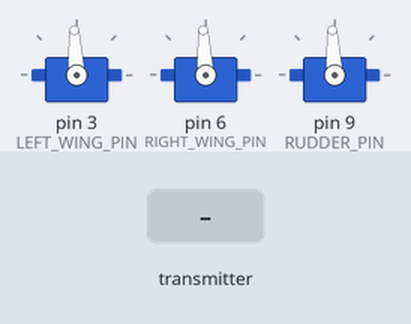
Bench run of a sketch on a simulated Arduino Uno, built with avr-gcc and run on an emulated ATmega328P. Parts: 3 × servo. Inputs (shaded band) come from the test bench. No radio packets arrive unless stated.

Above: at 1.2 s.
1.3 s: the transmitter starts sending pitch = 0
At 1.8 s:
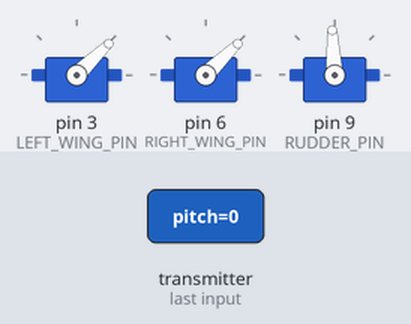
2.8 s: the transmitter starts sending roll = 0
At 3.3 s:
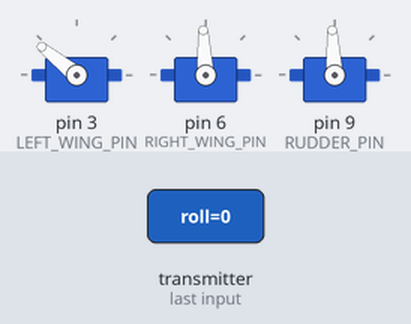
4.3 s: the transmitter starts sending rudder = 0
At 5.5 s:
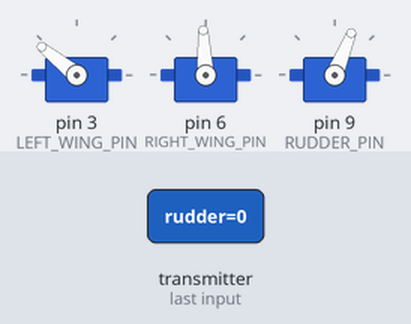
5.8 s: the transmitter starts sending pitch = 256
At 6.5 s:
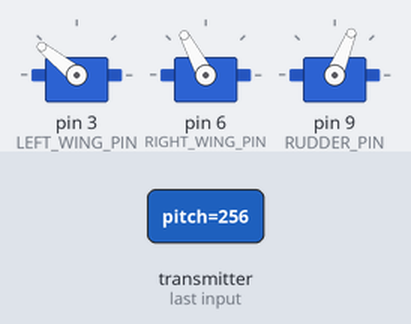
7.3 s: the transmitter starts sending roll = 512
At 7.6 s:
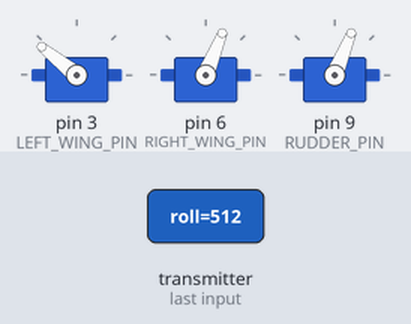
8.8 s: the transmitter starts sending pitch = 1023
At 10.3 s:
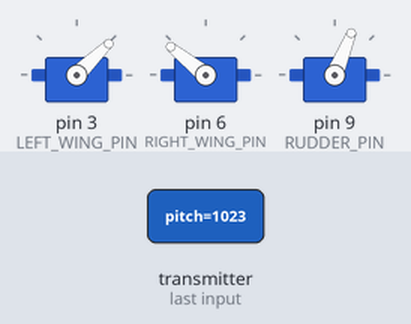
Timing chart, 0 to 11.3 s (numbered marks = the images above; inputs shaded):
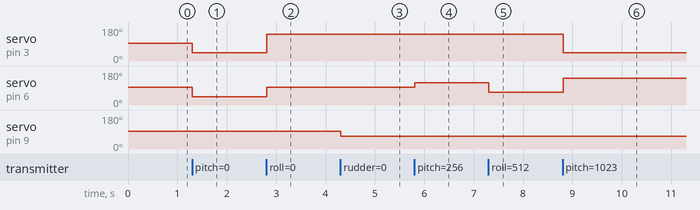

Measured:
- after the input at 1.3 s, servo on pin 3 (LEFT_WING_PIN), servo on pin 6 (RIGHT_WING_PIN): 93° → 44° at once
- after the input at 2.8 s, servo on pin 3 (LEFT_WING_PIN): 44° → 141° at once; servo on pin 6 (RIGHT_WING_PIN): 44° → 93° at once
- after the input at 4.3 s, servo on pin 9 (RUDDER_PIN): 93° → 68° at once
- after the input at 5.8 s, servo on pin 6 (RIGHT_WING_PIN): 93° → 118° at once
- after the input at 7.3 s, servo on pin 6 (RIGHT_WING_PIN): 118° → 68° at once
- after the input at 8.8 s, servo on pin 3 (LEFT_WING_PIN): 141° → 44° at once; servo on pin 6 (RIGHT_WING_PIN): 68° → 141° at once

The sketch:

plane.ino
```cpp
#include <SPI.h>
#include <RF24.h>
#include <Servo.h>
#include <RadioLIFT.h>

// TODO: phase 2
// TODO: throttle
// TODO: pid w/ control module

// Servo's pins
#define LEFT_WING_PIN   3
#define RIGHT_WING_PIN  6
#define RUDDER_PIN      9

// Receiver pins
#define CE_PIN  7
#define CSN_PIN 8
// #define THROTTLE_PIN 9

int left_wing_pos = 0;
int right_wing_pos = 0;
int rudder_pos = 0;

Servo left_wing;
Servo right_wing;
Servo rudder;

Signal data;

RF24 radio(CE_PIN, CSN_PIN);

void ResetData(){
  data.pitch = 1500;
  data.roll = 1500;
  data.rudder = 1500;
}

void setup(){
    left_wing.attach(LEFT_WING_PIN);
    right_wing.attach(RIGHT_WING_PIN);
    rudder.attach(RUDDER_PIN);

    ResetData();

    radio.begin();
    radio.openReadingPipe(1, pipeOut);
    radio.setPALevel(CURRENT_RANGE);
    radio.setDataRate(CURRENT_DATA_RATE);
    radio.setChannel(CURRENT_CHANNEL);

    radio.startListening();

}

unsigned long lastRcvTime = 0;

void loop(){
    while(radio.available()){
        radio.read(&data, sizeof(Signal));
        lastRcvTime = millis();
    }

    unsigned long now = millis();

    // Check if conn is lost
    if (now - lastRcvTime > 1000) {
        ResetData();
    }

    left_wing.writeMicroseconds(constrain(data.pitch + data.roll - 1500, 1000, 2000));
    right_wing.writeMicroseconds(constrain(data.pitch - data.roll + 1500, 1000, 2000));
    // Map rudder to around 90º w/ full stick motion
    int rudder_cmd = map(data.rudder, 1000, 2000, 1250, 1750);
    rudder.writeMicroseconds(constrain(rudder_cmd, 1250, 1750));
    delay(10);
}
```
